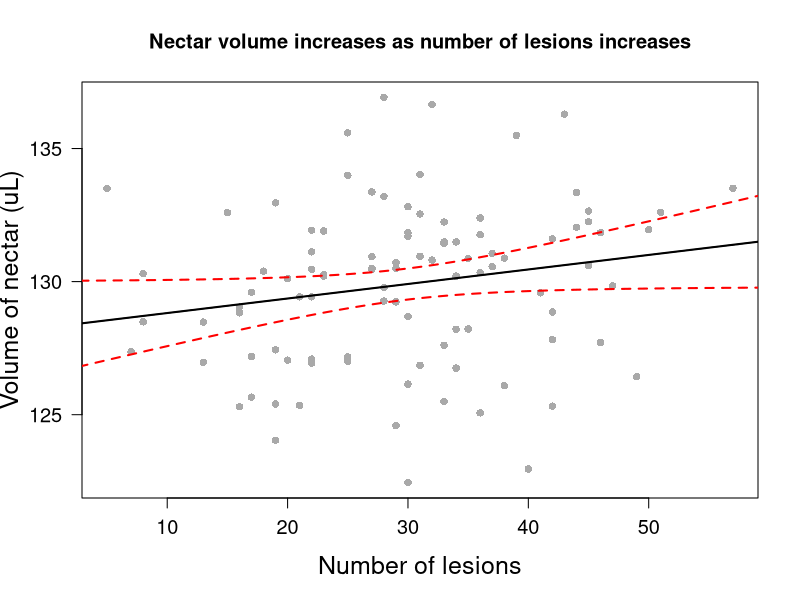

The R script that drew this image:
#Midterm
# The midterm is due Wednesday, October 25th at 11:15 am. Email the exam to eebbiometry@gmail.com. You need only send this single document (an R text document). Be sure that the code you provide can be run in R as is. Provide all the code used to carry out your analyses (e.g., tests for normality, plotting and tests used during exploratory data analysis, tests for collinearity, lack of fit (if required), diagnostics, etc.). Please annotate all your code so we can follow along step by step. Finally, remember that this is an exam; you are on the honor system to make this an INDIVIDUAL effort please.

#Name: Matthew Tuttle

##################################################################

#1. Below are field measurements of egg mass of treefrogs (We will assume a normal distribution).
egg.mass<-c(3.1, 4.6, 3.9, 3.4, 3.6, 3.7, 3.8, 4.6, 4.7, 4.3, 2.6, 6, 4.7, 3.4, 3.1, 4.9, 3.8, 5.3, 4.4, 5.9, 3.6, 5.1, 5.2, 3.6, 5.3, 2.9, 4.7, 4.7, 3.8, 6.5, 5.1, 6.3, 5.1, 2.7, 4.4, 4.3, 3.7, 5.5, 3.2, 5.6, 4, 2.3, 5.2, 4.4, 4.8, 3.6, 3.7, 4.2, 5.3, 5.3, 5.6, 4.1, 4.1, 5, 4.1, 5, 3.3, 5.9, 5.7)


#A.  Based upon our parameter estimates for a normal distribution, what is the equal tailed 95% interval for any sample drawn from this population (i.e., that is the expected range of 95% of our sample)?

expected.range <- quantile(egg.mass, c(0.025, 0.975))

  
#B. What is the equal tailed 95% interval for OUR sample?

mean.egg.mass <- mean(egg.mass)
sd.egg.mass <- sd(egg.mass)

upper.range <- mean.egg.mass-qnorm(0.025)*sd.egg.mass
lower.range <- mean.egg.mass+qnorm(0.025)*sd.egg.mass


#C. If we were to sample this population tens of thousands of times, what is the expected standard deviation of the means?

# The expected standard deviation of the means would be 1 since the data should be normally distributed.


#D. Calculate the 95% confidence interval

n <- length(egg.mass)
std.error <- sd.egg.mass/sqrt(n)
the.CI <- qt(0.975, df = n-1) * std.error

lower.95.CI <- mean.egg.mass - the.CI
upper.95.CI <- mean.egg.mass + the.CI


#E. Based on our parameter estimates, what is the probability that a sampled egg from the population has an egg mass equal to or less than 3.3

prob3.3 <- pnorm(3.3, mean = mean.egg.mass, sd = sd.egg.mass, lower.tail = TRUE)


##################################################################

#2.  You've sampled tunicates (sessile marine chordates) from m^2 quadrates in Oregon (the data is below).  Based on these data, answer the following questions.

tunicates<-c(13,9,7,4,5,9,5,4,5,6,8,8,6,9,9,5,8,5,6,7,14,9,3,13,9,5,8,4,5,3,6,9,3,2,10,6,8,8,6,9,12,4,19,7)

#A.  What is an appropriate distribution to use to model this data?

# An appropriate distribution for modeling this data is the Poisson distribution since the tunicate data is count data and therefore a discrete distribution should be used over a continuous one. Additionally, the Poisson distribution does not require a set number of trials and is bound from 0 to infinity, both of which fit well with this dataset.

# Test showing that this data fits a Poisson distribution well
library(vcd)
gf <- goodfit(tunicates, type = "poisson")
summary(gf)


#B.  What is/are the parameter estimate(s) for this distribution?

# The parameter estimate for this distribution is lambda, known as the rate parameter. The maximum likelihood estimate of this parameter is the mean of all observations.


#C.  What is the probability that your next quadrate will have 3 or fewer tunicates?

prob.3.fewer <- ppois(3, lambda = mean(tunicates), lower.tail = TRUE)


#D.  What is the probability that your next quadrate will have 9 or greater tunicates?

prob.9.greater <- ppois(8, lambda = mean(tunicates), lower.tail = FALSE)


#E.  Based on our parameter estimates, what is the probability that a quadrat has BETWEEN 3 and 6 tunicates?

prob.between <- dpois(4, lambda = mean(tunicates)) + dpois(5, lambda = mean(tunicates)) # Probability exclusive of the values 3 and 6, therefore only the densities at 4 and 5 are included


#######################################################

#3. Suppose 0.5% of all students seeking treatment at a school infirmary are eventually diagnosed as having mononucleosis.  Of those who do have mono, 90% complain of a sore throat.  But 30% of those who do not have mono also claim to have sore throats.  If a student comes to the infirmary and says he or she has a sore throat, what is the probability the student has mono?

prior <- 0.005 # 0.5% of students seeking treatment have mono
likelihood <- 0.9 # 90% with mono complain of sore throat
no.mono.sore <- 0.3 # 30% of students without mono that have sore throats
observed <- (likelihood * prior) + (no.mono.sore * (1 - prior)) # Probability of the data

prob.mono <- (likelihood * prior) / observed # Probability a student with a sore throat has mono


######################################################
#4.  Here are some data on fish mouth gape and gill raker length. Based on this data, answer the following questions.

gape.cm<-c(100.3, 97.2, 100.8, 105, 102, 101.1, 100, 105.6, 100.8, 102.5, 100.2, 105.5, 103.5, 98.6, 99.3, 98.9, 102.1, 97.7, 98.5, 99.4, 100.3, 100.1, 100.8, 101.2, 95.5, 99.3, 96.5, 97.8, 101.5, 100.4, 101.1, 95.6, 99.1, 95.5, 104.8, 102.4, 98, 101, 101.3, 103.4, 98.6, 98, 99.5, 96.7, 99.5, 100.4, 100.3, 96.2, 98.4)

gill.raker.length.mm<-c(250.7, 230, 257.6, 241.2, 247.7, 252, 251.5, 261.5, 242.7, 245.4, 265.9, 256.1, 238.3, 256.9, 236.2, 244.3, 247.2, 235.7, 253.8, 247.8, 242.4, 251.7, 251.3, 245.5, 237.5, 249.6, 228.8, 241.8, 253.5, 244.1, 242.3, 240.5, 251.6, 241, 253.4, 248.9, 232.5, 250.8, 252.4, 245.9, 238.8, 241.9, 225.1, 232.1, 239.9, 236.1, 253.8, 223.4, 233.2)

#A.  What is the pearson-product moment correlation for these data?

pearson.cor <- cor(gape.cm, gill.raker.length.mm, method = c("pearson"))


#B.  What is the 99% confidence interval around this correlation?

n <- length(gape.cm)
z.pearson.cor <- 0.5 * log((1 + pearson.cor) / (1 - pearson.cor)) # Fisher's r-z transformation
z.se <- sqrt(1 / (n - 3))

upper.z.CI <- z.pearson.cor + qt(0.995, n - 2) * z.se
lower.z.CI <- z.pearson.cor + qt(0.005, n - 2) * z.se

# Backtransformed 99% confidence interval
upper.99.CI <- (exp(2 * upper.z.CI) - 1) / (exp(2 * upper.z.CI) + 1)
lower.99.CI <- (exp(2 * lower.z.CI) - 1) / (exp(2 * lower.z.CI) + 1)


#C.  What units are correlation in?

# Correlation is dimensionless given that the data is z-transformed when calculating correlation.


#D.  What is the covariance between these two?

covariance <- cov(gape.cm, gill.raker.length.mm, method = c("pearson"))


#E.  What units are this covariance in?

# The units of this covariance are cm gape * mm gill raker length. This is because you multiply the units of your variables together when you are calculate the covariance. This value is therefore sensitive to the starting units you use when calculating the covariance. Correlation on the other hand is not, as it standardizes values via z-transformation. If we were to z-transform our data and then calculate the covariance, we would see that the covariance of our z-transformed data is equal to the correlation.


##################################################################
#5. Below are data on total leaf lesions due to viral infection and average nectar volume of flowers (microliters) of deadly nightshade (Atropa belladona). We are interested in knowing whether the number of leaf lesions can predict nectar volume.

#A. Make a pretty figure showing the data, your results, and the 95% confidence interval around the fitted values. Use these data to address the following questions.

nectar.ul <- c(132.6,125.66,133.99,129.78,124.59,131.93,131.49,131.95,130.88,129.6,126.09,132.59,133.5,130.5,133.35,130.46,131.84,136.92,129.24,130.81,127.19,127.05,125.32,127.71,127.44,130.94,125.5,125.3,132.04,132.65,129.04,126.43,122.96,126.15,125.35,127.01,133.2,136.29,135.59,130.46,125.07,132.54,130.3,124.04,131.43,128.21,132.81,131.45,132.25,130.21,125.4,129.43,126.75,131.9,130.34,132.96,127.61,130.39,130.19,129.27,133.51,127.37,131.83,128.48,132.39,131.06,136.65,130.95,134.02,130.87,130.6,130.72,128.86,129.84,128.69,130.5,126.97,129.58,129.43,131.76,128.49,135.49,126.94,130.11,127.82,132.24,122.45,131.49,130.26,131.61,127.09,133.37,128.22,127.17,126.86,128.83,131.12,131.71,130.56,130.21)

lesions <- c(51,17,25,28,29,22,33,50,38,17,38,15,5,29,44,22,46,28,29,32,17,20,42,46,19,27,33,16,44,45,16,49,40,30,21,25,28,43,25,27,36,31,8,19,33,34,30,33,45,34,19,22,34,23,36,19,33,18,34,28,57,7,30,13,36,37,32,31,31,35,45,29,42,47,30,27,13,41,21,36,8,39,22,20,42,33,30,34,23,42,22,27,35,25,31,16,22,30,37,23)


# Generates a linear model looking at volume of nectar as a function of lesions
model <- lm(nectar.ul ~ lesions)

# Calculates 95% confidence interval around fitted values
summary(lesions)
pred.frame <- data.frame(lesions = seq(from = 0, to = 60, length = 200))
pred.conf <- predict(model, interval = "confidence", newdata = pred.frame)
cbind(pred.frame, pred.conf)

# Makes a pretty figure
plot(x = lesions,
     y = nectar.ul,
     pch = 16,
     col="darkgrey",
     xlab="Number of lesions",
     ylab="Volume of nectar (uL)",
     las=1,
     main="Nectar volume increases as number of lesions increases",
     cex.lab=1.5, #Make our axis labels larger.
     cex.axis=1.2  # Good for now. Lets add the lines requested in the question
     )
abline(model)
matlines(pred.frame, pred.conf, lwd = 2, lty = c(1,2,2), col = c("black", "red", "red"))


#B. Use an anova to test the null hypothesis that the slope is different from zero.

anova.test <- anova(model)
prob.not.zero <- anova.test$`Pr(>F)`[1]

# Given that the probability of the slope being different from zero is greater than 0.05, we fail to reject our null hypothesis. Therefore, we accept that the slope is equal to zero, assuming that we are interested at looking at our data at the 95% confidence level with a strict p-value cut off of 0.05.

# Calculates p-value by hand
summary(model)
theta <- 0
slope <- model$coefficients[2]
slope.err <- 0.02793 # pulled value from model summary
t.slope <- (slope - theta) / slope.err
by.hand.prob.not.zero <- pt(q = t.slope, df = (length(nectar.ul) - 2), lower.tail = FALSE) * 2


#C. Theory predicts that nectar volume should INCREASE as the number of lesions increases. Test this hypothesis.

# One-tailed t-test used to calculate p-value in one direction to see if the slope is greater than zero.
prob.pos.relationship <- pt(q = t.slope, df = (length(nectar.ul) - 2), lower.tail = FALSE) 

# Given that the p-value is less than 0.05, this indicates that the slope is greater than zero. This means that as theory predicts, nectar volume increases as the number of lesions increases. However, given that we failed to reject our null hypothesis in part B, the appropriateness of using this one-tailed t-test to calculate this p-value is questionable.


#D.  Based on your parameter estimates, what is the 95% confidence interval around the fitted values of a plant with 62 lesions? 

lesions.95.CI <- predict(model, interval = "confidence", newdata = data.frame(lesions = 62))
lesions.lower.95.CI <- lesions.95.CI[2]
lesions.upper.95.CI <- lesions.95.CI[3]


##################################################################
#6. Below is data on a species of wild mustard. Leaf glucosinolate (ug/mg dry weight) and isothiocyanates (ug/mg dry weight) have been implicated in herbivore resistence. Leaf thickness (mm) is the average thickness of leaves based on the average of 10 randomly selected leaves. Using these data, answer the questions below.

leaf.glucosinolate<-c(121.061,151.448,106.522,97.407,110.052,158.652,111.531,109.037,102.374,122.181,144.418,147.539,137.071,124.052,104.414,114.593,108.744,103.743,95.769,76.728,115.18,109.493,88.466,108.89,103.884,113.558,118.682,156.071,129.332,139.775,97.221,146.174,82.809,114.034,107.907,122.952,115.362,94.464,114.42,88.883,102.469,115.418,120.71,123.972,137.832,108.621,90.55,133.821,113.255,104.742,125.003,104.045,124.76,91.614,147.902,112.632,125.443,99.278,116.993,106.76,101.314,100.753,114.221,98.549,92.063,130.005,111.562,98.613,138.934,94.704,110.393,129.742,108.153,63.278,95.036,140.126,129.686,84.854,112.408,130.374,123.597,115.504,92.829,121.988,126.17,126.373,107.206,113.996,102.958,106.608,118.755,96.874,99.928,134.368,95.333,127.166,125.02,105.476,129.876,129.043)

leaf.thickness<-c(1.0822, 0.4109, 0.7796, 0.5038, 0.5937, 1.1615, 0.9131, 0.5326, 0.9548, 0.7634, 0.3503, 0.0282, 0.5981, 0.8078, 0.8208, 0.728, 0.5962, 0.5556, 0.9134, 0.6792, 0.7639, 0.5394, 1.186, 1.098, 1.1487, 0.5253, 0.2114, 0.3222, 0.4034, 0.905, 0.7284, 0.5862, 1.1065, 1.3853, 0.4488, 0.9278, 0.6902, 0.0712, 0.9412, 0.5027, 0.4663, 1.1643, 0.0591, 0.4589, 0.9365, 0.7691, 1.6655, 0.4192, 0.4673, 0.9452, 0.7169, 0.346, 0.5997, 0.4616, 0.6681, 0.324, 0.4646, 1.192, 0.5435, 0.5451, 0.6609, 0.942, 0.926, 0.8393, 0.4795, 0.8782, 0.4605, 0.5265, 0.9938, 0.7201, 0.6742, 0.6268, 0.5456, 0.7823, 1.0237, 0.5825, 0.1897, 1.1867, 0.4108, 0.6239, 0.7908, 0.7012, 1.1844, 0.6381, 0.8714, 0.8657, 1.2253, 0.5606, 0.9779, 0.6655, 1.2221, 0.463, 0.5518, 0.9708, 1.0647, 0.4452, 0.3716, 1.1642, 1.2378, 0.6129)

isothiocyanates<-c(213.87,168.75,158.33,136.02,150.27,185.48,191.24,81.79,145.42,221.28,144.54,111.87,189.54,188.24,237.78,168.22,187.12,167.51,149.08,146.71,202.23,195.73,152.48,265.74,182.03,209.33,63.68,154.61,104.38,244.58,241.03,147.94,127.02,227.57,178.61,169,149.7,130.58,265.17,121.01,69.91,215.77,118.05,178.02,187.34,176.64,187.75,154.19,160.26,210.11,144.93,122.67,171.63,198.49,167.87,139.11,144.35,247.88,140.1,203.57,178.63,225.01,206.39,223.99,113.32,172.42,98.66,235.47,187.04,235.64,117.81,106.95,108.52,169.27,152.54,116.22,142.73,206.96,186.63,169.65,175.01,203.13,200.5,172.03,189.19,252.13,273.45,185.92,195.58,212.39,178.41,145.78,175.61,71.41,107.13,94.92,139.24,265.15,239.5,171.84)

LAR<-c(31.51,18.5,20.88,17.67,18.72,24.11,21.39,2.71,18.39,23.27,25.17,15.52,28.57,24.11,22.19,23.8,25.96,16.45,24.28,16.29,23.67,18.07,21.27,33.05,20.91,25.19,9.92,16.94,8.93,34.68,19.83,20.02,20.2,24.38,21.7,21.46,24.82,10.34,30.77,10.62,12.19,26.69,15.67,20.68,25.7,27.18,25.7,20.11,22.84,31.15,20.12,17.62,16.11,22.67,20.93,15.88,26.24,40.22,23.1,21.78,30.07,26.29,25.68,32.86,8.15,23.85,12.46,36.89,26.06,34.63,8.94,22.9,30.35,25.02,18.78,15.58,16.54,27.3,33.14,24.24,20.33,28.53,24.8,23.7,24.41,37.28,38.63,25.64,27.57,30.38,20.85,13.72,20.59,21.83,19.07,6.75,14.95,34.58,25.64,18.41)

#A. Given the data above of average leaf area removed (mm^2) by caterpillars (LAR), what is the best predictive model of leaf area removed based on the available data?


#B. Based on your model, what is the most important predictor for leaf area removed (and on what do you base this)?


#################################################



#7. Given the data y below, what is the probability AND log likelihood that the data are drawn from the following distributions?

y<-c(1.2,3.4,4.4,5.2)

log.y <- log(y)

#A. A normal distribution with a mean of 2 and standard deviation of 3.

# logLik(), maximum likelihood estimate = log-likelihood

prob.dist.A <- dnorm(log.y, mean = 2, sd = 3)
sum.A <- sum(prob.dist.A)

#B. A normal distribution with a mean of 3 and a standard deviation of 1.

prob.dist.B <- dnorm(log.y, mean = 3, sd = 1)
sum.B <- sum(prob.dist.B)

#What is the probability and log likelihood of the data based on the maximum likelihood estimate of the mean and standard deviation?


